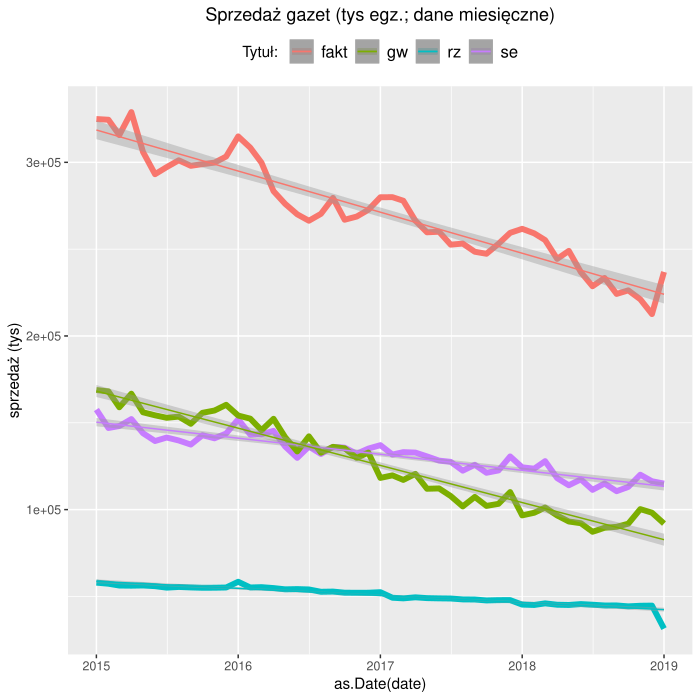

The R source for this figure:
library(ggplot2)
## line plot with trend (for x as.Date)
## center title

##d <- read.csv("sprzedaz_dzienniki_1szyKw_t.csv", sep = ';',  header=T, na.string="NA");
d <- read.csv("newspaper_sales_2015-17.csv", sep = ';',  header=T, na.string="NA");

ggplot(d, aes(x = as.Date(date) )) +
 geom_line(aes(y = fakt, colour = "fakt"), size=2) + 
 geom_line(aes(y = se, colour = "se"), size=2) +
 geom_line(aes(y = gw, colour = "gw"), size=2) +
 geom_line(aes(y = rz, colour = "rz"), size=2) +
 ylab(label="sprzedaż (tys)") +
 labs(colour = "Tytuł: ") +
 theme(legend.position="top") +
 geom_smooth(aes(x = as.Date(date), y=fakt, colour="fakt"), method="lm", size=.5) +
 geom_smooth(aes(x = as.Date(date), y=se, colour="se"), method="lm", size=.5) +
 geom_smooth(aes(x = as.Date(date), y=gw, colour="gw"), method="lm", size=.5) +
 geom_smooth(aes(x = as.Date(date), y=rz, colour="rz"), method="lm", size=.5) +
 ggtitle("Sprzedaż gazet (tys egz.; dane miesięczne)") +
 theme(plot.title = element_text(hjust = 0.5)) +
 theme(legend.text=element_text(size=12));

## index base = firstObs
date <- d$date;
normalize <- function(x) { return (x /x[1] * 100 )  }
dN <- as.data.frame(lapply(d[-1], normalize))

dN["date"] <- date;

dN

ggplot(dN, aes(x = as.Date(date) )) +
 geom_line(aes(y = fakt, colour = "fakt"), size=2) +
 geom_line(aes(y = se, colour = "se"), size=2) +
 geom_line(aes(y = gw, colour = "gw"), size=2) +
 geom_line(aes(y = rz, colour = "rz"), size=2) +
 ylab(label="sprzedaż (tys)") +
 labs(colour = "Tytuł: ") +
 theme(legend.position="top") +
 geom_smooth(aes(x = as.Date(date), y=fakt, colour="fakt"), method="lm", size=.5) +
 geom_smooth(aes(x = as.Date(date), y=se, colour="se"), method="lm", size=.5) +
 geom_smooth(aes(x = as.Date(date), y=gw, colour="gw"), method="lm", size=.5) +
 geom_smooth(aes(x = as.Date(date), y=rz, colour="rz"), method="lm", size=.5) +
 ggtitle("Sprzedaż gazet (2015/1=100%; dane miesięczne)") +
 theme(plot.title = element_text(hjust = 0.5)) +
 theme(legend.text=element_text(size=12));
